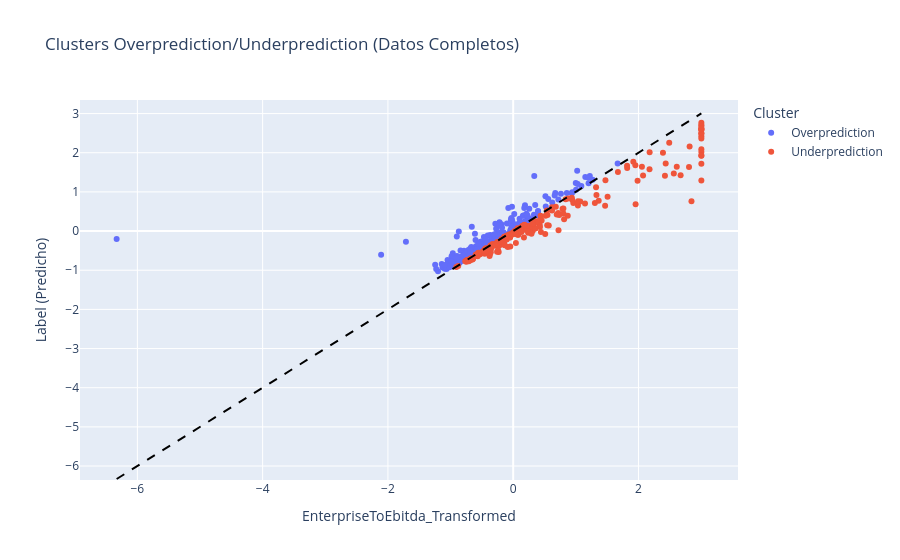

The cell this chart's notebook holds for it:
### Code cell
# Recrear clusters con predicciones del modelo final
y_pred_completo = pipe_final.predict(X_completo)
residuos_completo = y_pred_completo - y_completo
cluster_completo = pd.Series(['Overprediction' if r > 0 else 'Underprediction' for r in residuos_completo], 
                              index=y_completo.index)

# Actualizar columna de cluster y calcular distancia a la identidad
df['cluster_prediction'] = cluster_completo.values
# Distancia perpendicular a la recta identidad (y = x)
df['distance_identity'] = residuos_completo / np.sqrt(2)

# Visualizar con plotly
fig = px.scatter(df, x=label, y=y_pred_completo, color='cluster_prediction',
                 hover_data=['Ticker','Sector'],
                 labels={'x':'Label (Real)','y':'Label (Predicho)','cluster_prediction':'Cluster'},
                 title='Clusters Overprediction/Underprediction (Datos Completos)')
fig.add_shape(type='line', x0=y_completo.min(), y0=y_completo.min(),
             x1=y_completo.max(), y1=y_completo.max(),
             line=dict(color='black', dash='dash', width=2))
fig.show()

# Estadísticas por cluster
print("\nEstadísticas de clusters (datos completos):")
print(f"Overprediction: {(df['cluster_prediction'] == 'Overprediction').sum()} casos, residuo medio: {residuos_completo[cluster_completo == 'Overprediction'].mean():.4f}")
print(f"Underprediction: {(df['cluster_prediction'] == 'Underprediction').sum()} casos, residuo medio: {residuos_completo[cluster_completo == 'Underprediction'].mean():.4f}")

### Figure 1 — Plotly figure (JSON) as saved in the notebook; plotly's stock layout.template omitted (floating-point values rounded to 4 significant figures; data arrays with more than 128 entries replaced by an {"elided": "..."} marker saying what was removed)
{"data": [{"customdata": {"elided": "283x2 str values"}, "hovertemplate": "Cluster=Overprediction<br>EnterpriseToEbitda_Transformed=%{x}<br>Label (Predicho)=%{y}<br>Ticker=%{customdata[0]}<br>Sector=%{customdata[1]}<extra></extra>", "legendgroup": "Overprediction", "marker": {"color": "#636efa", "symbol": "circle"}, "mode": "markers", "name": "Overprediction", "orientation": "v", "showlegend": true, "type": "scatter", "x": {"elided": "283 float values"}, "xaxis": "x", "y": {"elided": "283 float values"}, "yaxis": "y"}, {"customdata": {"elided": "220x2 str values"}, "hovertemplate": "Cluster=Underprediction<br>EnterpriseToEbitda_Transformed=%{x}<br>Label (Predicho)=%{y}<br>Ticker=%{customdata[0]}<br>Sector=%{customdata[1]}<extra></extra>", "legendgroup": "Underprediction", "marker": {"color": "#EF553B", "symbol": "circle"}, "mode": "markers", "name": "Underprediction", "orientation": "v", "showlegend": true, "type": "scatter", "x": {"elided": "220 float values"}, "xaxis": "x", "y": {"elided": "220 float values"}, "yaxis": "y"}], "layout": {"legend": {"title": {"text": "Cluster"}, "tracegroupgap": 0}, "shapes": [{"line": {"color": "black", "dash": "dash", "width": 2}, "type": "line", "x0": -6.331, "x1": 3.004, "y0": -6.331, "y1": 3.004}], "title": {"text": "Clusters Overprediction/Underprediction (Datos Completos)"}, "xaxis": {"anchor": "y", "domain": [0, 1], "title": {"text": "EnterpriseToEbitda_Transformed"}}, "yaxis": {"anchor": "x", "domain": [0, 1], "title": {"text": "Label (Predicho)"}}}}
